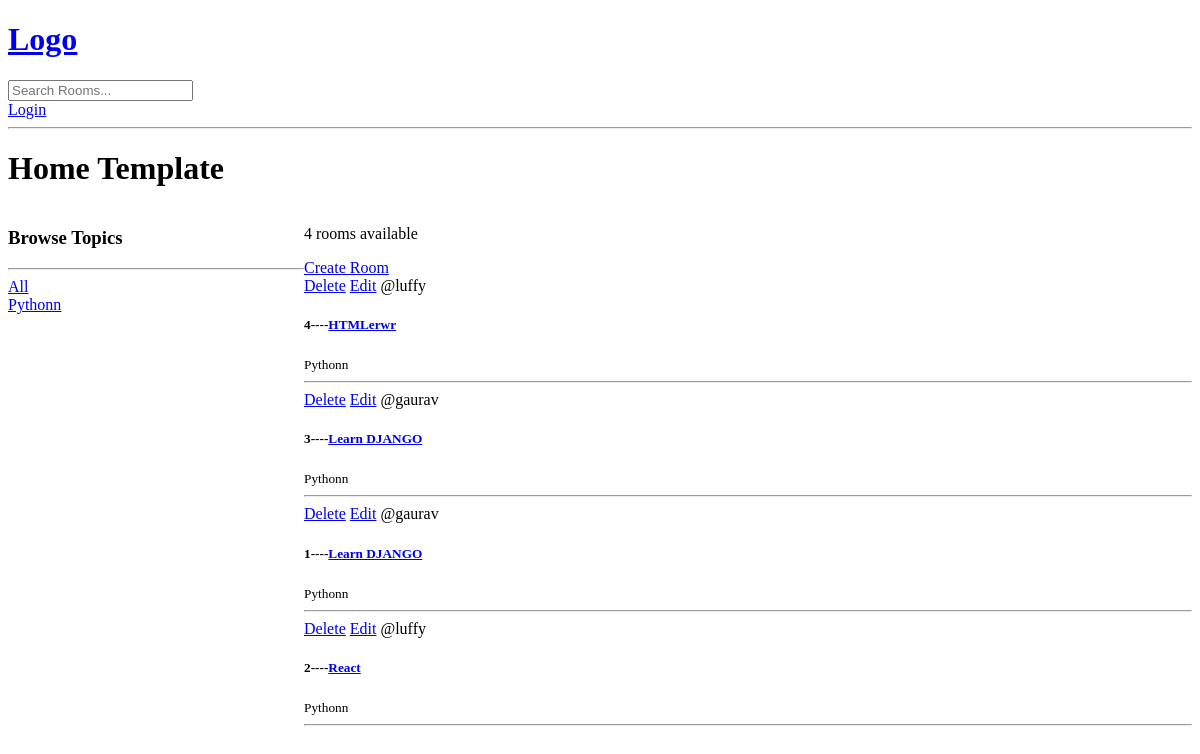
The app's page /, older data.
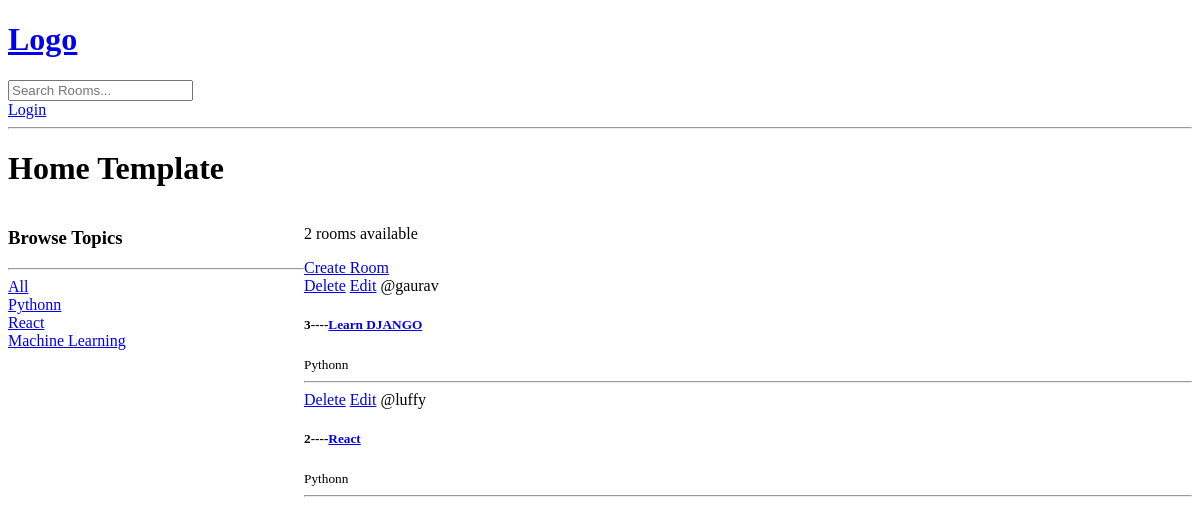
The same page, newer data.
### base/models.py (models this page shows, shortened)
class Topic(models.Model):
  name = models.CharField(max_length=200)

class Room(models.Model):
  host = models.ForeignKey(User, on_delete= models.SET_NULL,null=True)
  topic = models.ForeignKey(Topic, on_delete= models.SET_NULL,null=True)
  name = models.CharField(max_length=200)
  description = models.TextField(null= True, blank= True)
  updated = models.DateTimeField(auto_now= True)
  created = models.DateTimeField(auto_now_add=True)
  class Meta:
    ordering = ['-updated','-created']

### base/views.py (the view)
# urls.py: path('',views.home,name='home'),
def home(request):
  q = request.GET.get('q') if request.GET.get('q') != None else ''
  rooms = Room.objects.filter(
  Q(topic__name__icontains = q) |
  Q(name__icontains = q) |
  Q(description__icontains = q))
  topics = Topic.objects.all()
  room_count = rooms.count()
  context = {'rooms':rooms,'topics':topics,
  'room_count':room_count}
  return render(request,'base/home.html',context)

### base/templates/base/home.html (shortened to what this page needs)
{%extends 'main.html'%} {%block content%}
<h1>Home Template</h1>
<div class="home-container">
  <div>
    <h3>Browse Topics</h3>
    <hr />
    <div>
      <a href="{%url 'home'%}">All</a>
    </div>
    {%for topic in topics%}
    <div>
      <a href="{%url 'home'%}?q={{topic.name}}">{{topic.name}}</a>
    </div>
    {%endfor%}
  </div>
  <div>
    <p>{{room_count}} rooms available</p>
    <a href="{%url 'create-room'%}">Create Room</a>
    <div>
      {%for room in rooms%}
      <div>
        <a href="{%url 'delete-room' room.id%}">Delete</a>
        <a href="{%url 'update-room' room.id%}">Edit</a>
        <span>@{{room.host.username}}</span>
        <h5>
          {{room.id}}----<a href="{% url 'room' room.id%}">{{room.name}}</a>
        </h5>
        <small> {{room.topic.name}} </small>
        <hr />
      </div>
      {%endfor%}
    </div>
  </div>
</div>
{%endblock%}

### templates/main.html (shortened to what this page needs)
<!DOCTYPE html>
<html lang="en">
  <head>
  </head>
  <body>
    {%include 'navbar.html'%}  {%block content%} {%endblock%}
  </body>
</html>

### templates/navbar.html
<a href="/">
  <h1>Logo</h1>
</a>
<form action="{% url 'home'%}" method="get">
  <input type="text" name="q" placeholder="Search Rooms..." />
</form>
{%if request.user.is_authenticated%}
<a href="{%url 'logout'%}">Logout</a>
{%else%}
<a href="{%url 'login' %}">Login</a>
{%endif%}
<hr />

### base/templates/base/home.html (style rules this page uses)
.home-container { display: grid; grid-template-columns: 1fr 3fr; }

Row changes from the older to the newer data that the page shows:
removed Room: host.username "luffy", id "4", name "HTMLerwr", topic.name "Pythonn"
removed Room: host.username "gaurav", id "1", name "Learn DJANGO", topic.name "Pythonn"
added Topic: name "React"
added Topic: name "Machine Learning"
Text that changed along with them:
{{ room_count }}: "4" → "2"
